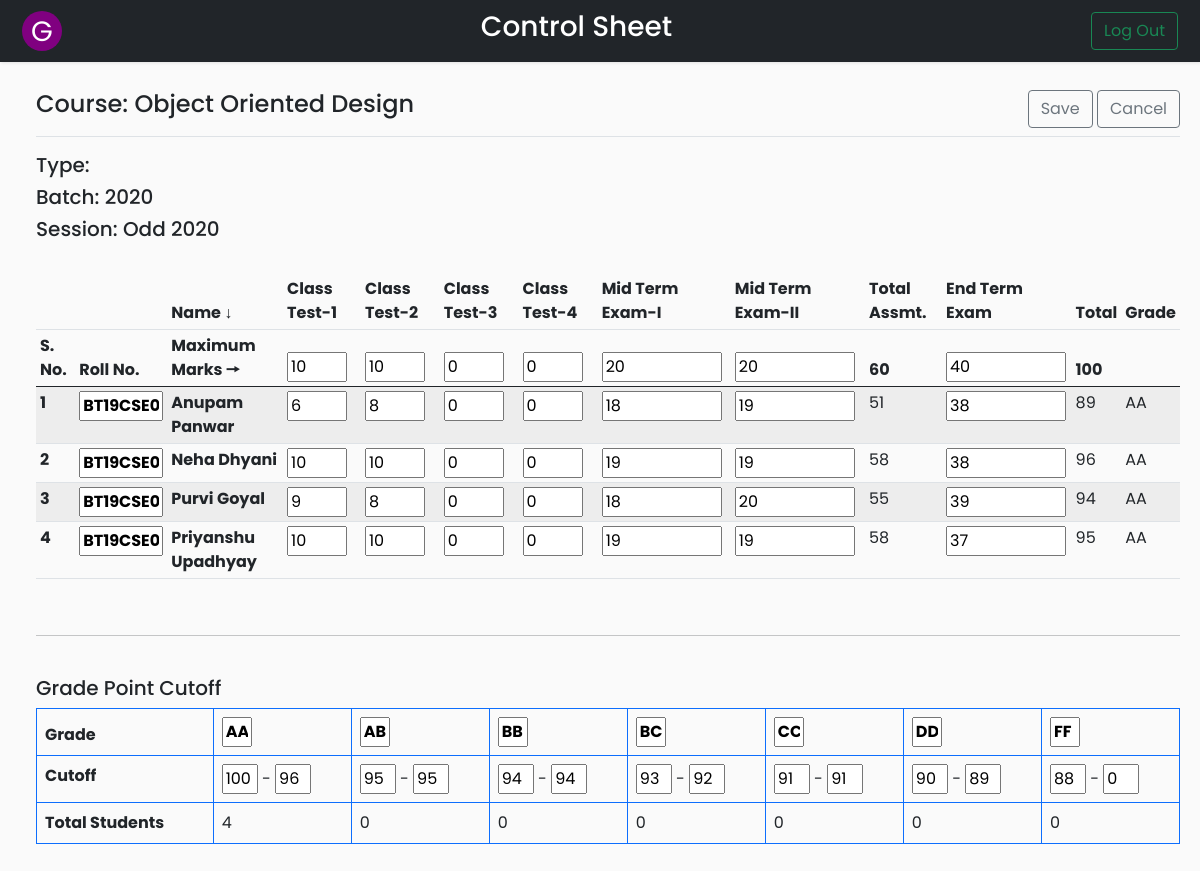
/Codes/edit.php?course=CSL-253 (signed in), run on an earlier commit of the app's database.
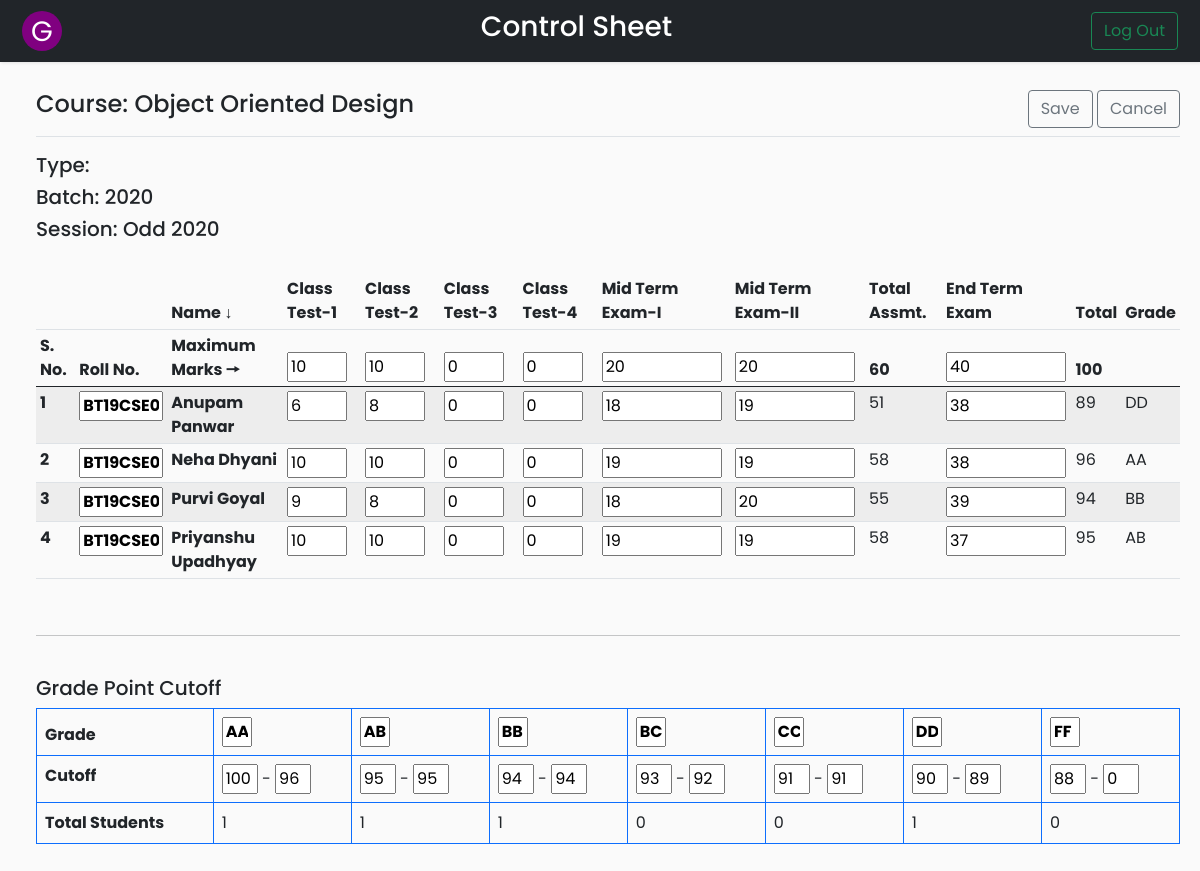
And on a later commit of the database.
### tables this page shows
CREATE TABLE `controlsheet` (
  `course_code` varchar(20) NOT NULL,
  `roll_no` varchar(20) NOT NULL,
  `name` varchar(20) NOT NULL,
  `class_test_1` varchar(8) NOT NULL,
  `class_test_2` varchar(8) NOT NULL,
  `class_test_3` varchar(8) NOT NULL,
  `class_test_4` varchar(8) NOT NULL,
  `mid_term_1` varchar(8) NOT NULL,
  `mid_term_2` varchar(8) NOT NULL,
  `total_assessment` int(11) NOT NULL,
  `end_term` varchar(8) NOT NULL,
  `total_marks` int(11) NOT NULL,
  `grade` varchar(5) DEFAULT NULL
);

CREATE TABLE `gradewindow` (
  `course_code` varchar(20) NOT NULL,
  `grade` varchar(5) NOT NULL,
  `lower_cutoff` float NOT NULL,
  `upper_cutoff` float NOT NULL,
  `no_of_students` int(11) DEFAULT NULL
);

### Codes/edit.php (the view, shortened to what the changed rows need)
<?php
if (isset($_SESSION['id'])) {
?>
    <!DOCTYPE html>
    <html>
    <head>
        <link rel="stylesheet" href="css/bootstrap.min.css">
        <link rel="stylesheet" href="css/edit.css">
        <?php
        require_once __DIR__ . '/connection/connect.php';
        if (isset($_GET['course'])) {
            $cd = $_GET['course'];
        } else {
            header('Location: coursetable.php?error=ERROR OCCURRED');
            exit();
        }
        ?>
    </head>
    <body>
        <div class="wrapper">
            <div id="content">
                <main class="col-md-auto ms-sm-3 col-lg-auto px-md-auto">
                    <form action="insert.php?course=<?php echo $cd; ?>" method="post">
                        <br>
                        <div class="table-responsive">
                            <table class="table table-striped table-sm tablecustom">
                                <thead>
                                    <tr>
                                        <th></th>
                                        <th></th>
                                        <th>Name ↓</th>
                                        <th>Class Test-1</th>
                                        <th>Class Test-2</th>
                                        <th>Class Test-3</th>
                                        <th>Class Test-4</th>
                                        <th>Mid Term Exam-I</th>
                                        <th>Mid Term Exam-II</th>
                                        <th>Total Assmt.</th>
                                        <th>End Term Exam</th>
                                        <th>Total</th>
                                        <th>Grade</th>
                                    </tr>
                                    <tr>
                                        <th>S. No.</th>
                                        <th>Roll No.</th>
                                        <th>Maximum Marks 🠖</th>
                                        <?php
                                        $sql = "SELECT * FROM courses WHERE course_code='$cd'";
                                        $result = $conn->query($sql);
                                        if ($row = $result->fetch_assoc()) { ?>
                                            <th><input class="classtest" name="mct1" value="<?php echo $row['mct1']; ?>"></input></th>
                                            <th><input class="classtest" name="mct2" value="<?php echo $row['mct2']; ?>"></input></th>
                                            <th><input class="classtest" name="mct3" value="<?php echo $row['mct3']; ?>"></input></th>
                                            <th><input class="classtest" name="mct4" value="<?php echo $row['mct4']; ?>"></input></th>
                                            <th><input class="marks" name="mmt1" value="<?php echo $row['mmt1']; ?>"></input></th>
                                            <th><input class="marks" name="mmt2" value="<?php echo $row['mmt2']; ?>"></input></th>
                                            <th><?php echo $row['mta']; ?></th>
                                            <th><input class="marks" name="met" value="<?php echo $row['met']; ?>"></input></th>
                                            <th><?php echo $row['mt']; ?></th>
                                            <th></th>
                                    </tr>
                                <?php } ?>
                                </thead>
                                <tbody>
                                    <?php
                                    $sql = "SELECT * FROM controlsheet WHERE course_code='$cd'";
                                    $result = $conn->query($sql);
                                    $i = 1;
                                    while ($row = $result->fetch_assoc()) { ?>
                                        <tr>
                                            <td><strong><?php echo $i++; ?></strong></td>
                                            <td><input class="rollno" name="roll[]" value="<?php echo $row['roll_no']; ?>" style="font-weight:bold" readonly></input></td>
                                            <td><strong><?php echo $row['name']; ?></strong></td>
                                            <td><input class="classtest" name="ct1[]" value="<?php echo $row['class_test_1']; ?>"></input></td>
                                            <td><input class="classtest" name="ct2[]" value="<?php echo $row['class_test_2']; ?>"></input></td>
                                            <td><input class="classtest" name="ct3[]" value="<?php echo $row['class_test_3']; ?>"></input></td>
                                            <td><input class="classtest" name="ct4[]" value="<?php echo $row['class_test_4']; ?>"></input></td>
                                            <td><input class="marks" name="mt1[]" value="<?php echo $row['mid_term_1']; ?>"></input></td>
                                            <td><input class="marks" name="mt2[]" value="<?php echo $row['mid_term_2']; ?>"></input></td>
                                            <td><?php echo $row['total_assessment']; ?></td>
                                            <td><input class="marks" name="endterm[]" value="<?php echo $row['end_term']; ?>"></input></td>
                                            <td><?php echo $row['total_marks']; ?></td>
                                            <td><?php echo $row['grade']; ?></td>
                                        </tr>
                                    <?php } ?>
                                </tbody>
                            </table>
                        </div>
                        <br>
                        <br>
                        <div class="table-responsive grades">
                            <table class="table table-bordered border-primary">
                                <thead>
                                    <tr>
                                        <td><strong>Grade</strong></td>
                                        <?php
                                        $sql = "SELECT grade FROM gradewindow WHERE course_code='$cd' ORDER BY grade";
                                        $result = $conn->query($sql);
                                        while ($row = $result->fetch_assoc()) {
                                        ?>
                                            <td><input  class="gradebutton" name="grade[]" value="<?php echo $row['grade']; ?>" style="font-weight:bold" readonly></input>
                                           <?php } ?></td>
                                    </tr>
                                </thead>
                                <tbody>
                                    <tr>
                                        <td><strong>Cutoff</strong></td>
                                        <?php
                                        $sql = "SELECT grade,lower_cutoff,upper_cutoff FROM gradewindow WHERE course_code='$cd' ORDER BY grade";
                                        $result = $conn->query($sql);
                                        while ($row = $result->fetch_assoc()) {
                                        ?>
                                             <td>
                                                    <input class="gradewin" name="ub[]" value="<?php echo $row['upper_cutoff']; ?>"></input>
                                                    -
                                                    <input class="gradewin" name="lb[]" value="<?php echo $row['lower_cutoff']; ?>"></input>
                                                </td>
                                                <?php } ?>
                                    </tr>
                                    <tr>
                                        <td><strong>Total Students</strong></td>
                                        <?php
                                        $sql = "SELECT grade,no_of_students FROM gradewindow WHERE course_code='$cd' ORDER BY grade";
                                        $result = $conn->query($sql);
                                        while ($row = $result->fetch_assoc()) {
                                        ?>
                                             <td>
                                                    <?php echo $row['no_of_students']; ?>
                                                </td>
                                                <?php } ?>
                                    </tr>
                                </tbody>
                            </table>
                        </div>
                    </form>
                </main>
            </div>
        </div>
    <?php
} else {
    header('Location: index.php?error=INVALID REQUEST');
    exit();
}
    ?>
    </body>
    </html>

What changed in the data, as far as the page shows it:
changed controlsheet "Anupam Panwar": grade "AA" → "DD"
changed controlsheet "Purvi Goyal": grade "AA" → "BB"
changed controlsheet "Priyanshu Upadhyay": grade "AA" → "AB"
changed gradewindow "AA": no_of_students "4" → "1"
changed gradewindow "AB": no_of_students "0" → "1"
changed gradewindow "BB": no_of_students "0" → "1"
changed gradewindow "DD": no_of_students "0" → "1"
